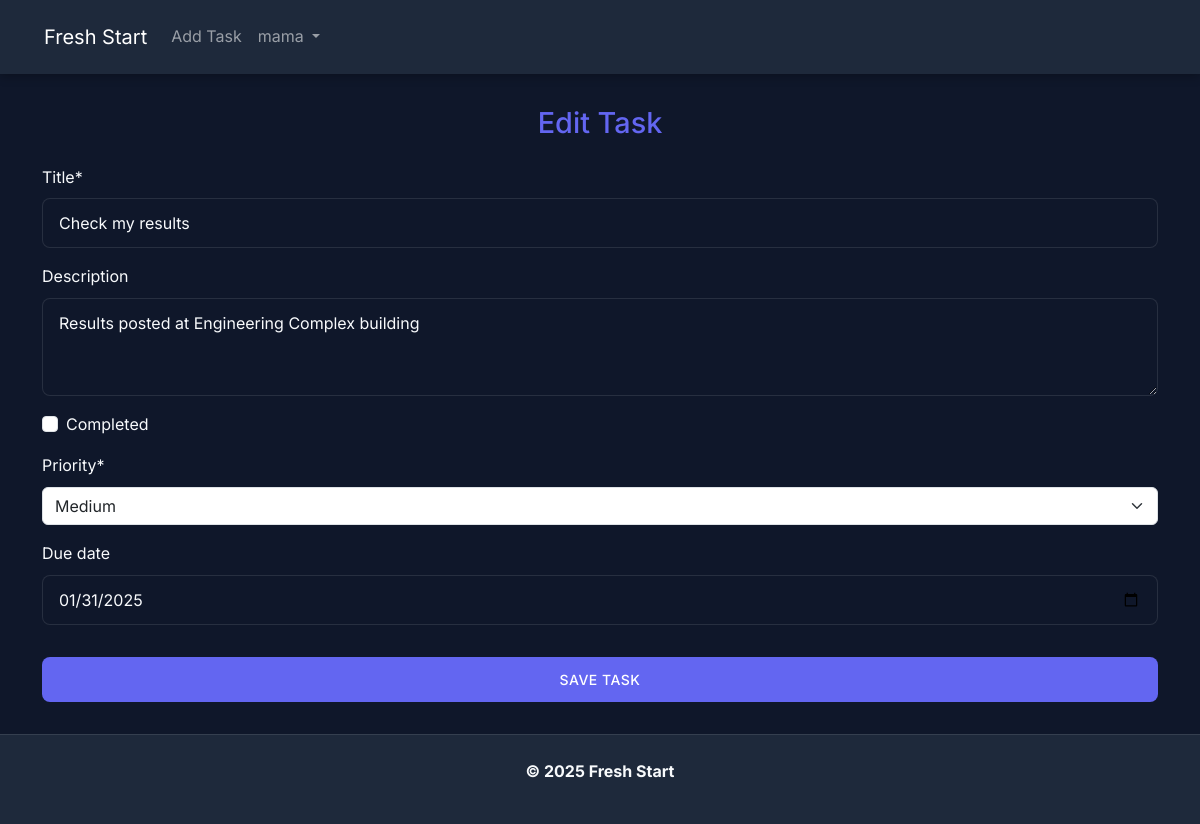
Screenshot of /tasks/13/update/ (signed in) with the database file from the repository.
### authentication/models.py (models this page shows, shortened)
class CustomUser(AbstractUser):
    email = models.EmailField(unique=True)
    is_email_verified = models.BooleanField(default=False)
    created_at = models.DateTimeField(auto_now_add=True)
    updated_at = models.DateTimeField(auto_now=True)
    USERNAME_FIELD = "username"
    REQUIRED_FIELDS = ["email"]

### tasks/models.py (models this page shows, shortened)
class Task(models.Model):
    PRIORITY_CHOICES = [
        ("Low", "Low"),
        ("Medium", "Medium"),
        ("High", "High"),
    ]
    title = models.CharField(max_length=225)
    description = models.TextField(blank=True, null=True)
    completed = models.BooleanField(default=False)
    due_date = models.DateField(null=True, blank=True)
    priority = models.CharField(
        max_length=10, choices=PRIORITY_CHOICES, default="Medium"
    )
    user = models.ForeignKey(User, on_delete=models.CASCADE, related_name="tasks")
    created_at = models.DateTimeField(auto_now_add=True)
    updated_at = models.DateTimeField(auto_now=True)
    class Meta:
        ordering = ["-created_at"]
        indexes = [
            models.Index(fields=["user", "completed", "due_date"]),
        ]

### tasks/views.py (the view)
# urls.py: path("<int:pk>/update/", views.UpdateTaskView.as_view(), name="task_update"),
class UpdateTaskView(LoginRequiredMixin, UpdateView):
    model = Task
    form_class = TaskForm
    template_name = "tasks/task_form.html"
    success_url = reverse_lazy("tasks:task_list")

### tasks/forms.py (shortened to what this page needs)
class TaskForm(forms.ModelForm):
    due_date = forms.DateField(
        required=False,
        widget=forms.DateInput(attrs={"class": "form-control", "type": "date"}),
    )
    class Meta:
        model = Task
        fields = ["title", "description", "completed", "priority", "due_date"]
        widgets = {
            "title": forms.TextInput(
                attrs={"class": "form-control", "placeholder": "Enter task title"}
            ),
            "description": forms.Textarea(
                attrs={
                    "class": "form-control",
                    "placeholder": "Enter task description",
                    "rows": 3,
                }
            ),
            "completed": forms.CheckboxInput(attrs={"class": "form-check-input"}),
            "priority": forms.Select(attrs={"class": "form-select"}),
        }
    def __init__(self, *args, **kwargs):
        super(TaskForm, self).__init__(*args, **kwargs)
        self.helper = FormHelper()
        self.helper.form_method = "post"
        self.helper.add_input(Submit("submit", "Save Task"))

### templates/tasks/task_form.html (shortened to what this page needs)
{% extends 'base.html' %}
{% load crispy_forms_tags %}
{% block content %}
<div class="task-form">
    <h2>{{ view.object.pk|yesno:"Edit Task,Create Task" }}</h2>
    <form method="post">
        {{ form|crispy }}
        <button type="submit" class="btn btn-primary mt-3">Save Task</button>
    </form>
</div>
{% endblock %}

### templates/_header.html (shortened to what this page needs)
<header>
    <nav class="navbar navbar-expand-lg navbar-dark custom-bg fixed-top">
        <div class="container-fluid">
            <a class="navbar-brand" href="{% url 'tasks:task_list' %}">Fresh Start</a>
            <div class="collapse navbar-collapse" id="navbarSupportedContent">
                <ul class="navbar-nav me-auto mb-2 mb-lg-0">
                    {% if user.is_authenticated %}
                        <li class="nav-item">
                            <a class="nav-link" href="{% url 'tasks:task_create' %}">Add Task</a>
                        </li>
                        <li class="nav-item dropdown">
                            <a class="nav-link dropdown-toggle" href="#" role="button" data-bs-toggle="dropdown" aria-expanded="false">
                                {{ user.username }}
                            </a>
                        </li>
                    {% endif %}
                </ul>
            </div>
        </div>
    </nav>
</header>

### static/authentication/css/styles.css (style rules this page uses)
:root { --bg-primary: #0f172a; --bg-secondary: #1e293b; --text-primary: #f8fafc; --text-secondary: #94a3b8; --accent: #6366f1; --accent-hover: #4f46e5; --error: #ef4444; --success: #22c55e; --card-shadow: 0 4px 6px -1px rgba(0, 0, 0, 0.1), 0 2px 4px -1px rgba(0, 0, 0, 0.06); --transition: all 0.3s ease; }
* { margin: 0; padding: 0; box-sizing: border-box; }
body { background: var(--bg-primary); color: var(--text-primary); font-family: 'Inter', system-ui, -apple-system, sans-serif; min-height: 100vh; display: flex; flex-direction: column; line-height: 1.6; }
nav.navbar { background: rgba(30, 41, 59, 0.95); backdrop-filter: blur(10px); padding: 1rem 2rem; position: sticky; top: 0; z-index: 1000; box-shadow: 0 2px 10px rgba(0, 0, 0, 0.3); }
.btn { padding: 0.75rem 1.5rem; border-radius: 8px; font-weight: 500; transition: var(--transition); border: none; text-transform: uppercase; letter-spacing: 0.5px; font-size: 0.875rem; }
.btn-primary { background: var(--accent); color: white; }
h2 { color: var(--accent); text-align: center; margin-bottom: 1.5rem; font-size: 1.8rem; }
.form-control { background: var(--bg-primary); border: 1px solid rgba(255, 255, 255, 0.1); border-radius: 8px; padding: 0.75rem 1rem; color: var(--text-primary); transition: var(--transition); }
button { width: 100%; padding: 0.75rem; background: var(--accent); color: white; border: none; border-radius: 6px; font-size: 1rem; cursor: pointer; transition: opacity 0.3s ease; margin-top: 1rem; }
a { color: var(--accent); text-decoration: none; transition: opacity 0.3s ease; }
.custom-bg { background-color: var(--bg-secondary) !important; }

### rows the page displays
CustomUser: username "mama"
Task: object.pk "Edit Task", title "Check my results", description "Results posted at Engineering Complex building", priority "Medium", due_date "01/31/2025"
